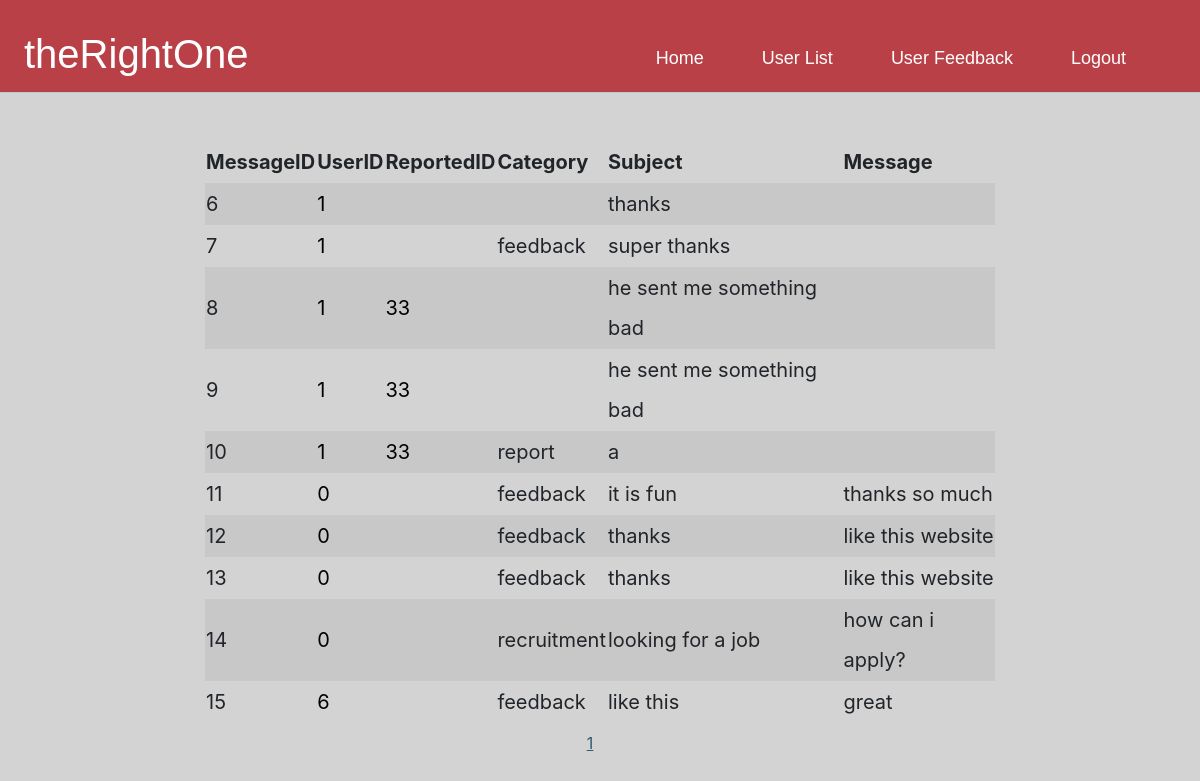
The app's page /views/user_feedback.php, older data.
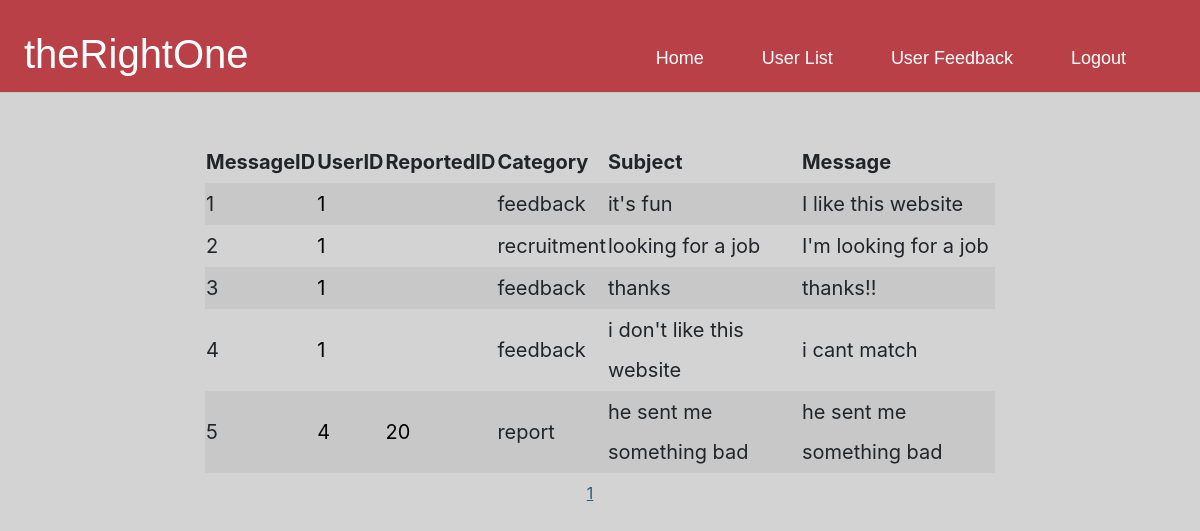
The same page, newer data.
### tables this page shows
CREATE TABLE `contacts` (
  `contact_id` int(11) NOT NULL,
  `category` varchar(200) NOT NULL,
  `user_id` int(11) NOT NULL,
  `title` varchar(200) NOT NULL,
  `content` varchar(200) NOT NULL,
  `reported_id` int(11) DEFAULT NULL
);

### class/Database.php (called while the page is built, shortened)
<?php
    class Database{
        private $servername = 'localhost';
        private $db_username = 'root';
        private $db_password = '';
        private $database = 'portfolio';
        public function __construct()
        {
            $this->conn = new mysqli($this->servername,$this->db_username,$this->db_password,$this->database);
            return $this->conn;
        }
    }
?>

### action/contactAction.php (called while the page is built, shortened)
<?php
    require_once '../class/Contact.php';
    $contact = new Contact;
?>

### class/Contact.php (called while the page is built, shortened)
<?php
    require_once "Database.php";
    class Contact extends Database{
        public function getAllContacts(){
            $sql = "SELECT * FROM contacts";
            $result = $this->conn->query($sql);
            if($result->num_rows > 0){
                while($tableData = $result->fetch_assoc()){
                $dataHolder[] = $tableData;
            }
                return $dataHolder;
            }else{
                die("No record Found: ".$this->conn->error);
            }
        }
        public function countContacts(){
            $sql = "SELECT COUNT(*) AS cnt FROM contacts";
            $result = $this->conn->query($sql);
            if($result->num_rows>0){
                return $result->fetch_assoc();
            }else{
                return FALSE;
            }
        }
        public function getTenContacts($start){
            $sql = "SELECT * FROM contacts LIMIT $start,10";
            $result = $this->conn->query($sql);
            if($result->num_rows>0){
                while($tableData = $result->fetch_assoc()){
                    $dataHolder[] = $tableData;
                }
                return $dataHolder;
            }else{
                return FALSE;
            }
        }
    }

### views/user_feedback.php (the view, shortened to what this page needs)
<?php
    include '../action/contactAction.php';
    $allContacts = $contact->getAllContacts();
    $page = $_GET['page'];
    if($page == ''){
      $page = 1;
    }
      $page = max($page,1);
      $cntContacts = $contact->countContacts();
      $maxPage = ceil($cntContacts['cnt'] / 10);
      $page = min($page,$maxPage);
      $start = ($page -1) * 10;
      $tenContacts = $contact->getTenContacts($start);
      $pages = array();
      for($i=1; $i<=$maxPage; $i++){
        array_push($pages,$i);
      };
?>
<!doctype html>
<html lang="en">
  <head>
    <link rel="stylesheet" href="https://stackpath.bootstrapcdn.com/bootstrap/4.3.1/css/bootstrap.min.css">
    <link rel="stylesheet" href="../css/style.css">
    <link rel="stylesheet" href="../css/admin.css">
  </head>
  <body>
    <div class="row nav_row">
      <div class="col-12">
        <nav class="navbar navbar-expand-lg navbar-dark static-top nav_design">
          <a class="mt-3 ml-2 nav_letters" href="#" id="logo">
            theRightOne
          </a>
          <div class="collapse navbar-collapse" id="navbarResponsive">
          <ul class="navbar-nav ml-auto mt-4" style="font-size: 18px;">
              <li class="nav-item mr-5">
                <a class="nav_letters nav_page_letter" href="adminTop.php">Home
                    </a>
              </li>
              <li class="nav-item mr-5">
                <a class="nav_letters nav_page_letter" href="user_list.php">User List</a>
              </li>
              <li class="nav-item mr-5">
                <a class="nav_letters nav_page_letter" href="user_feedback.php">User Feedback</a>
              </li>
              <li class="nav-item mr-5">
                <a class="nav_letters nav_page_letter" href="logout.php">Logout</a>
              </li>
            </ul>
          </div>
      </nav>
      </div>
    </div>
    <div class="row">
      <div class="col-md-8 offset-md-2 col-sm-12">
        <div class = mx-auto>
          <table class="table-striped mt-5 table-hover mx-auto w-100">
            <thead>
                <tr>
                    <th>MessageID</th>
                    <th>UserID</th>
                    <th>ReportedID</th>
                    <th>Category</th>
                    <th>Subject</th>
                    <th>Message</th>
                </tr>
            </thead>
            <tbody>
              <?php
                  foreach($tenContacts as $eachContact):
              ?>
              <tr>
                  <td><?php echo $eachContact['contact_id']?></td>
                  <td><a href="user_profile.php?user_id=<?php echo $eachContact['user_id'] ?>"><?php echo $eachContact['user_id'] ?></a></td>
                  <td>
                    <?php if($eachContact['reported_id']):  ?>
                    <a href="user_profile.php?user_id=<?php echo $eachContact['reported_id']?>"><?php echo $eachContact['reported_id'] ?></a>
                    <?php endif; ?>
                  </td>
                  <td><?php echo $eachContact['category'] ?></td>
                  <td><?php echo $eachContact['title'] ?></td>
                  <td><?php echo $eachContact['content']?></td>
              </tr>
              <?php endforeach;?>
            </tbody>
          </table>
          <ul class="p-0 mt-2 overflow-hidden page">
            <?php foreach($pages as $eachPage): ?>
              <?php if($eachPage == $page): ?>
                <a href="user_feedback.php?page=<?php print(htmlspecialchars($page-1))?>" class="thisPage"><?php echo $eachPage ?></a>
              <?php else: ?>
                <a href="user_feedback.php?page=<?php print(htmlspecialchars($page-1))?>" class=""><?php echo $eachPage ?></a>
              <?php endif; ?>
            <?php endforeach; ?>
          </ul>
        </div>
      </div>
    </div>
  </body>
</html>

### css/admin.css (style rules this page uses)
body { background-color: lightgrey; }

### css/nav.css (style rules this page uses)
.nav_row { background-color: #b94047; }
.nav_design { border-bottom: 1px solid #B1CECC; }
.nav_letters { color: white; font-family: 'Charlet', sans-serif !important; }
.navbar-nav { font-size: 20px; }
#logo { font-size: 40px; }

### css/profile.css (style rules this page uses)
body { background-color: #E9EBEE; }

### css/sidebar.css (style rules this page uses)
html,body { height:100%; }

### css/common.css (style rules this page uses)
@media (min-width: 1000px) { body { overflow-x: hidden; } }
a { color:black; }

### css/table.css (style rules this page uses)
th,td { line-height: 2em; font-size: 20px; }
.page { text-align: center; margin: 0 auto; }
.page li, .page,a { margin-right: 10px; }
.thisPage { text-decoration: underline; color: rgb(39, 93, 112); }

### css/page.css (style rules this page uses)
li { list-style: none; }

Row changes from the older to the newer data that the page shows:
removed contacts: contact_id "6", user "1", title "thanks"
removed contacts: contact_id "7", user "1", category "feedback", title "super thanks"
removed contacts: contact_id "8", user "1", reported "33", title "he sent me something bad"
removed contacts: contact_id "9", user "1", reported "33", title "he sent me something bad"
removed contacts: contact_id "10", user "1", reported "33", category "report", title "a"
removed contacts: contact_id "11", user "0", category "feedback", title "it is fun", content "thanks so much"
removed contacts: contact_id "12", user "0", category "feedback", title "thanks", content "like this website"
removed contacts: contact_id "13", user "0", category "feedback", title "thanks", content "like this website"
removed contacts: contact_id "14", user "0", category "recruitment", title "looking for a job", content "how can i apply?"
removed contacts: contact_id "15", user "6", category "feedback", title "like this", content "great"
added contacts: contact_id "1", user "1", category "feedback", title "it's fun", content "I like this website"
added contacts: contact_id "2", user "1", category "recruitment", title "looking for a job", content "I'm looking for a job"
added contacts: contact_id "3", user "1", category "feedback", title "thanks", content "thanks!!"
added contacts: contact_id "4", user "1", category "feedback", title "i don't like this website", content "i cant match"
added contacts: contact_id "5", user "4", reported "20", category "report", title "he sent me something bad", content "he sent me something bad"
